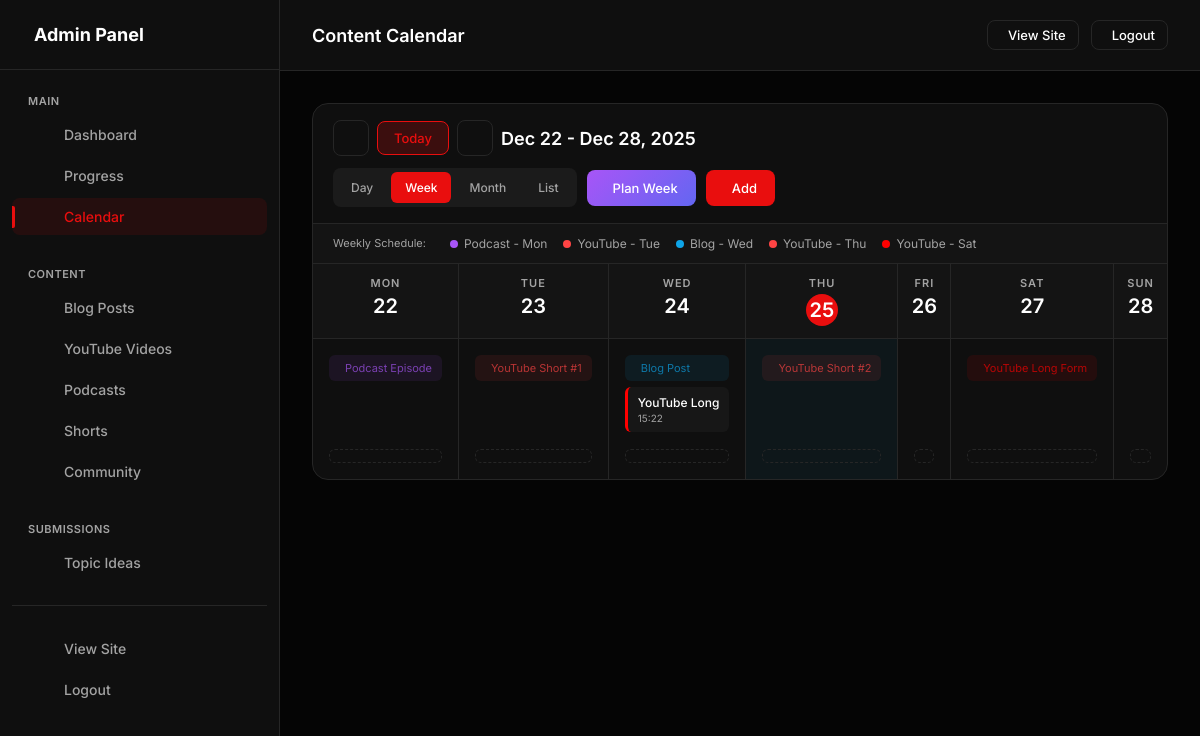
Page /admin/calendar (signed in) on the committed database.
### models.py (models this page shows, shortened)
class WeeklyPostingSchedule(db.Model):
    __tablename__ = 'weekly_posting_schedule'
    id = db.Column(db.Integer, primary_key=True)
    content_type = db.Column(db.String(50), unique=True, nullable=False)
    content_label = db.Column(db.String(100), nullable=False)  # Display label
    day_of_week = db.Column(db.Integer, nullable=False)
    preferred_time = db.Column(db.Time)
    color = db.Column(db.String(20), default='#0ea5e9')
    icon = db.Column(db.String(50), default='ph-calendar')
    is_active = db.Column(db.Boolean, default=True)
    created_at = db.Column(db.DateTime, default=datetime.utcnow)
    updated_at = db.Column(db.DateTime, default=datetime.utcnow, onupdate=datetime.utcnow)
    @staticmethod
    def get_all_active():
        return WeeklyPostingSchedule.query.filter_by(is_active=True).order_by(WeeklyPostingSchedule.day_of_week).all()
    def to_dict(self):
        days = ['Monday', 'Tuesday', 'Wednesday', 'Thursday', 'Friday', 'Saturday', 'Sunday']
        return {
            'id': self.id,
            'content_type': self.content_type,
            'content_label': self.content_label,
            'day_of_week': self.day_of_week,
            'day_name': days[self.day_of_week] if 0 <= self.day_of_week <= 6 else 'Unknown',
            'preferred_time': self.preferred_time.strftime('%H:%M') if self.preferred_time else None,
            'color': self.color,
            'icon': self.icon,
            'is_active': self.is_active
        }

class ContentCalendarEntry(db.Model):
    __tablename__ = 'content_calendar_entries'
    id = db.Column(db.Integer, primary_key=True)
    scheduled_date = db.Column(db.Date, nullable=False, index=True)
    scheduled_time = db.Column(db.Time)  # Optional time
    content_type = db.Column(db.String(50), nullable=False)  # youtube, short, blog, podcast, custom
    title = db.Column(db.String(300), nullable=False)
    description = db.Column(db.Text)
    status = db.Column(db.String(20), default='planned')  # planned, in_progress, completed, missed
    is_recurring = db.Column(db.Boolean, default=False)  # For fixed weekly schedule
    recurring_day = db.Column(db.Integer)  # 0=Monday, 6=Sunday (for recurring entries)
    color = db.Column(db.String(20), default='#0ea5e9')
    linked_content_id = db.Column(db.Integer)  # ID of the actual blog/video/podcast when created
    linked_content_type = db.Column(db.String(50))  # blog_post, youtube_video, short, podcast
    notes = db.Column(db.Text)
    created_at = db.Column(db.DateTime, default=datetime.utcnow)
    updated_at = db.Column(db.DateTime, default=datetime.utcnow, onupdate=datetime.utcnow)
    completed_at = db.Column(db.DateTime)
    @staticmethod
    def get_week_entries(start_date, end_date):
        return ContentCalendarEntry.query.filter(
            ContentCalendarEntry.scheduled_date >= start_date,
            ContentCalendarEntry.scheduled_date <= end_date
        ).order_by(ContentCalendarEntry.scheduled_date, ContentCalendarEntry.scheduled_time).all()
    def to_dict(self):
        return {
            'id': self.id,
            'scheduled_date': self.scheduled_date.isoformat() if self.scheduled_date else None,
            'scheduled_time': self.scheduled_time.strftime('%H:%M') if self.scheduled_time else None,
            'content_type': self.content_type,
            'title': self.title,
            'description': self.description,
            'status': self.status,
            'is_recurring': self.is_recurring,
            'recurring_day': self.recurring_day,
            'color': self.color,
            'notes': self.notes,
            'linked_content_id': self.linked_content_id,
            'linked_content_type': self.linked_content_type
        }

### app.py (the view)
    @app.route('/admin/calendar')
    @admin_required
    def admin_calendar():
        from datetime import date, timedelta, datetime
        from calendar import monthrange
        from models import ContentCalendarEntry, WeeklyPostingSchedule, WeeklyContentPlan
        today = date.today()
        nav_date = request.args.get('date')
        nav_view = request.args.get('view', 'week')
        if nav_date:
            try:
                selected_date = datetime.strptime(nav_date, '%Y-%m-%d').date()
            except:
                selected_date = today
        else:
            selected_date = today
        start_of_week = selected_date - timedelta(days=selected_date.weekday())
        end_of_week = start_of_week + timedelta(days=6)
        posting_schedule = WeeklyPostingSchedule.get_all_active()
        weekly_plan = WeeklyContentPlan.get_week_plan(start_of_week)
        plan_dict = {p.content_type: p.to_dict() for p in weekly_plan}
        week_entries = ContentCalendarEntry.get_week_entries(start_of_week, end_of_week)
        week_days = []
        for i in range(7):
            day_date = start_of_week + timedelta(days=i)
            day_entries = [e for e in week_entries if e.scheduled_date == day_date]
            scheduled_type = None
            for schedule in posting_schedule:
                if schedule.day_of_week == i:
                    sched_dict = schedule.to_dict()
                    if schedule.content_type in plan_dict and plan_dict[schedule.content_type]['title']:
                        sched_dict['planned_title'] = plan_dict[schedule.content_type]['title']
                        sched_dict['plan_id'] = plan_dict[schedule.content_type]['id']
                        sched_dict['plan_status'] = plan_dict[schedule.content_type]['status']
                    scheduled_type = sched_dict
                    break
            week_days.append({
                'date': day_date,
                'date_iso': day_date.isoformat(),
                'day_name': day_date.strftime('%A'),
                'is_today': day_date == today,
                'is_selected': day_date == selected_date,
                'entries': [e.to_dict() for e in day_entries],
                'scheduled_type': scheduled_type
            })
        year = today.year
        month = today.month
        first_day_of_month = date(year, month, 1)
        _, days_in_month = monthrange(year, month)
        last_day_of_month = date(year, month, days_in_month)
        start_padding = first_day_of_month.weekday()
        end_padding = 6 - last_day_of_month.weekday()
        month_start = first_day_of_month - timedelta(days=start_padding)
        month_end = last_day_of_month + timedelta(days=end_padding)
        month_entries = ContentCalendarEntry.get_week_entries(month_start, month_end)
        month_days = []
        current_date = month_start
        while current_date <= month_end:
            day_entries = [e for e in month_entries if e.scheduled_date == current_date]
            month_days.append({
                'date': current_date,
                'is_today': current_date == today,
                'is_other_month': current_date.month != month,
                'entries': [e.to_dict() for e in day_entries]
            })
            current_date += timedelta(days=1)
        schedule_with_plans = []
        for s in posting_schedule:
            sched = s.to_dict()
            if s.content_type in plan_dict and plan_dict[s.content_type]['title']:
                sched['planned_title'] = plan_dict[s.content_type]['title']
                sched['plan_id'] = plan_dict[s.content_type]['id']
                sched['plan_status'] = plan_dict[s.content_type]['status']
            schedule_with_plans.append(sched)
        prev_week = (start_of_week - timedelta(days=7)).isoformat()
        next_week = (start_of_week + timedelta(days=7)).isoformat()
        selected_day_entries = [e.to_dict() for e in week_entries if e.scheduled_date == selected_date]
        if month == 1:
            prev_month_date = date(year - 1, 12, 1)
        else:
            prev_month_date = date(year, month - 1, 1)
        if month == 12:
            next_month_date = date(year + 1, 1, 1)
        else:
            next_month_date = date(year, month + 1, 1)
        return render_template('admin/calendar.html',
            week_days=week_days,
            month_days=month_days,
            posting_schedule=schedule_with_plans,
            start_of_week=start_of_week,
            end_of_week=end_of_week,
            today=today,
            selected_date=selected_date,
            selected_day_entries=selected_day_entries,
            current_view=nav_view,
            prev_week=prev_week,
            next_week=next_week,
            prev_month=prev_month_date.isoformat(),
            next_month=next_month_date.isoformat(),
            current_month_name=date(year, month, 1).strftime('%B %Y')
        )

### models.py (called while the page is built)
    @staticmethod
    def get_week_plan(week_start):
        return WeeklyContentPlan.query.filter_by(week_start=week_start).all()

### templates/admin/calendar.html (shortened to what this page needs)
{% extends "admin/base.html" %}
{% block page_title %}Content Calendar{% endblock %}
{% block content %}
<div class="calendar-container">
    <div class="calendar-toolbar">
        <div class="calendar-nav">
            <button class="nav-btn" onclick="navigatePrev()" title="Previous">
            </button>
            <button class="today-btn {% if selected_date == today %}active{% endif %}" onclick="goToToday()">Today</button>
            <button class="nav-btn" onclick="navigateNext()" title="Next">
            </button>
            <span class="calendar-title" id="calendarTitle">
                <span class="week-title">{{ start_of_week.strftime('%b %d') }} - {{ end_of_week.strftime('%b %d, %Y') }}</span>
            </span>
        </div>
        <div class="toolbar-actions">
            <div class="view-switcher">
                <button class="view-btn" data-view="day" onclick="switchView('day')">Day</button>
                <button class="view-btn active" data-view="week" onclick="switchView('week')">Week</button>
                <button class="view-btn" data-view="month" onclick="switchView('month')">Month</button>
                <button class="view-btn" data-view="schedule" onclick="switchView('schedule')">List</button>
            </div>
            <button class="plan-btn" onclick="openPlanModal()">
                Plan Week
            </button>
            <button class="add-btn" onclick="openAddModal()">
                Add
            </button>
        </div>
    </div>
    <div class="schedule-legend">
        <span style="font-size: 11px; color: var(--text-muted); margin-right: 8px;">Weekly Schedule:</span>
        {% for schedule in posting_schedule %}
        <div class="legend-item">
            <span class="legend-dot" style="background: {{ schedule.color }};"></span>
            <span>{{ schedule.content_label.split(' ')[0] }} - {{ schedule.day_name[:3] }}</span>
        </div>
        {% endfor %}
    </div>
    <div class="week-view" id="weekView">
        <div class="week-header">
            {% for day in week_days %}
            <div class="week-header-cell">
                <div class="header-day">{{ day.day_name[:3] }}</div>
                <div class="header-date {% if day.is_today %}is-today{% endif %}">{{ day.date.day }}</div>
            </div>
            {% endfor %}
        </div>
        <div class="week-body week-days-scroll" id="weekDaysScroll">
            {% for day in week_days %}
            <div class="day-cell {% if day.is_today %}is-today{% endif %}"
                 data-date="{{ day.date.isoformat() }}"
                 data-day-index="{{ loop.index0 }}"
                 ondragover="handleDragOver(event)"
                 ondrop="handleDrop(event)"
                 ondragleave="handleDragLeave(event)">
                <div class="day-cell-content">
                    {% if day.scheduled_type %}
                    <div class="scheduled-tag {% if day.scheduled_type.planned_title %}has-title{% endif %}"
                         style="background: {{ day.scheduled_type.color }}20; color: {{ day.scheduled_type.color }}; opacity: 0.7;"
                         title="{{ day.scheduled_type.content_label }}: {{ day.scheduled_type.planned_title or 'Not planned yet' }}">
                        <span class="tag-title">{{ day.scheduled_type.planned_title or day.scheduled_type.content_label }}</span>
                    </div>
                    {% endif %}
                    {% for entry in day.entries %}
                    <div class="entry-card {% if entry.status == 'completed' %}completed{% endif %}"
                         style="--entry-color: {{ entry.color }};"
                         draggable="true"
                         data-entry-id="{{ entry.id }}"
                         data-title="{{ entry.title|e }}"
                         data-date="{{ entry.scheduled_date }}"
                         data-time="{{ entry.scheduled_time or '' }}"
                         data-type="{{ entry.content_type }}"
                         data-desc="{{ entry.description|e if entry.description else '' }}"
                         data-status="{{ entry.status }}"
                         data-color="{{ entry.color }}"
                         data-notes="{{ entry.notes|e if entry.notes else '' }}"
                         ondragstart="handleDragStart(event)"
                         ondragend="handleDragEnd(event)">
                        <div class="entry-title">{{ entry.title }}</div>
                        {% if entry.scheduled_time %}
                        <div class="entry-time">{{ entry.scheduled_time }}</div>
                        {% endif %}
                    </div>
                    {% endfor %}
                    <div class="add-entry-btn" onclick="openAddModal('{{ day.date.isoformat() }}')">
                    </div>
                </div>
            </div>
            {% endfor %}
        </div>
    </div>
        {% set days_of_week = ['Mon', 'Tue', 'Wed', 'Thu', 'Fri', 'Sat', 'Sun'] %}
                {% set all_entries = [] %}
                {% for day in week_days %}
                    {% for entry in day.entries %}
                        {% set _ = all_entries.append({'date': day.date, 'day_name': day.day_name, 'entry': entry}) %}
                    {% endfor %}
                {% endfor %}
</div>
{% endblock %}

### templates/admin/base.html (style rules this page uses)
:root { --bg-body: #050505; --bg-card: #0f0f0f; --bg-card-hover: #141414; --border: #262626; --accent: #e90e0e; --accent-hover: #c70202; --text-main: #ffffff; --text-muted: #a3a3a3; --font-sans: 'Inter', sans-serif; --font-mono: 'JetBrains Mono', monospace; --success: #10b981; --warning: #f59e0b; --danger: #ef4444; }
* { margin: 0; padding: 0; box-sizing: border-box; }
body { background-color: var(--bg-body); color: var(--text-main); font-family: var(--font-sans); overflow-x: hidden; -webkit-font-smoothing: antialiased; min-height: 100vh; }
button { border: none; background: none; cursor: pointer; font-family: inherit; }

### rows in the picture
WeeklyPostingSchedule: content_label "Podcast", day_name "Mon", scheduled_type "Podcast Episode"
WeeklyPostingSchedule: content_label "YouTube", day_name "Tue", scheduled_type "YouTube Short #1"
WeeklyPostingSchedule: content_label "Blog", day_name "Wed", scheduled_type "Blog Post"
WeeklyPostingSchedule: content_label "YouTube", day_name "Thu", scheduled_type "YouTube Short #2"
WeeklyPostingSchedule: content_label "YouTube", day_name "Sat", scheduled_type "YouTube Long Form"
ContentCalendarEntry: title "YouTube Long", scheduled_time "15:22"

### other values in the picture
{{ start_of_week.strftime('%b %d') }} "Dec 22"
{{ end_of_week.strftime('%b %d, %Y') }} "Dec 28, 2025"
{{ day.day_name[:3] }} "MON" "TUE" "WED" "THU" "FRI" "SAT" "SUN"
{{ day.date.day }} "22" "23" "24" "25" "26" "27" "28"
